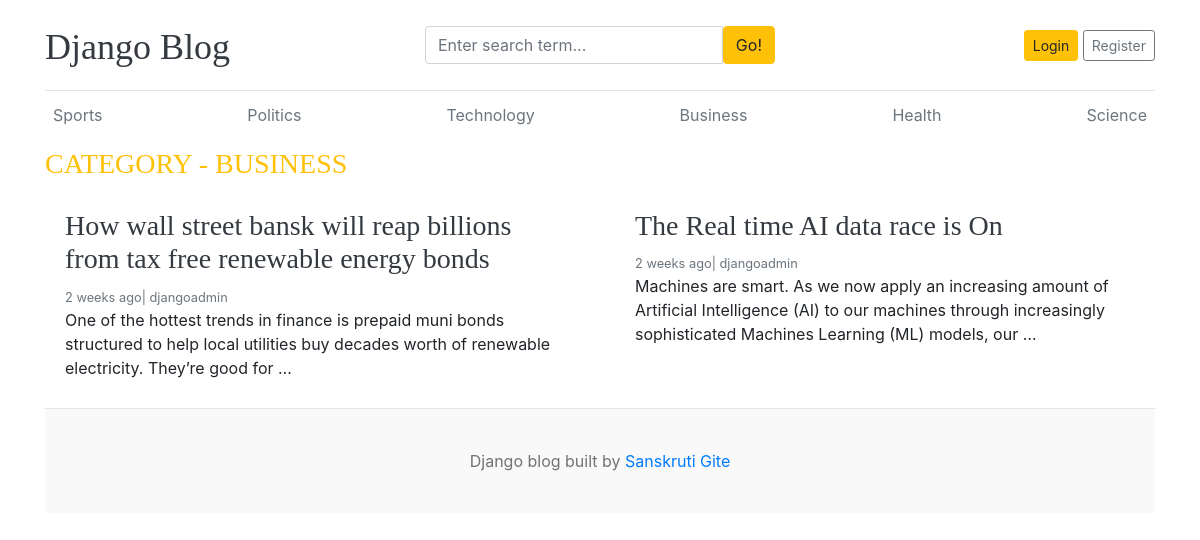
/category/4/, run on an earlier commit of the app's database.
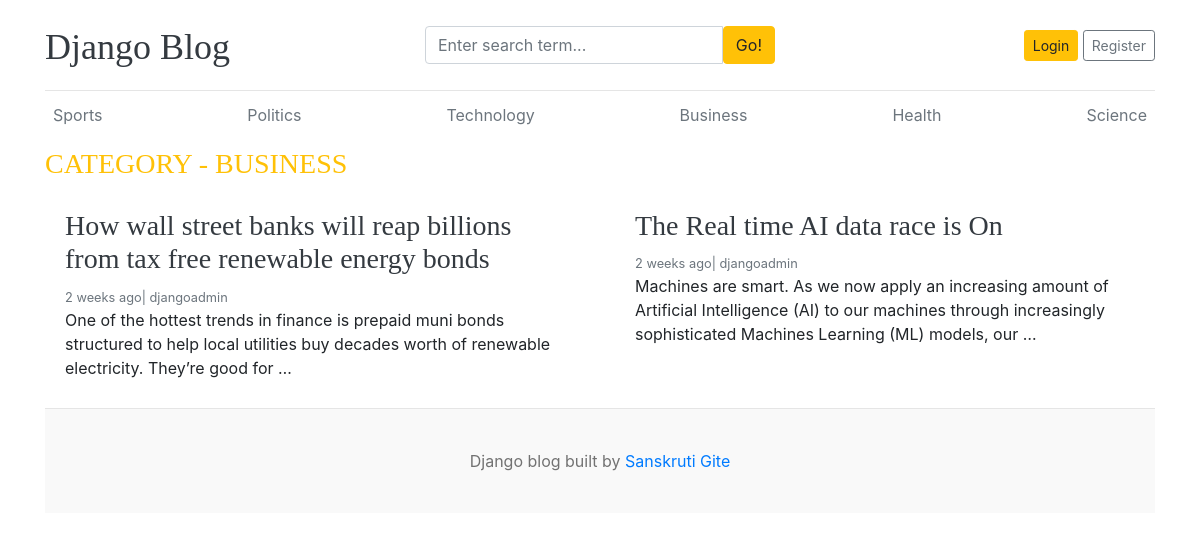
And on a later commit of the database.
### blogs/models.py (models this page shows, shortened)
class Blog(models.Model):
    title=models.CharField(max_length=100)
    slug=models.SlugField(max_length=150,unique=True,blank=True)
    category=models.ForeignKey(Category, on_delete=models.CASCADE)
    author=models.ForeignKey(User,on_delete=models.CASCADE)
    featured_image=models.ImageField(upload_to='uploads/%Y/%m/%d')
    short_description=models.TextField(max_length=500)
    blog_body=models.TextField(max_length=2000)
    status=models.CharField(max_length=20,choices=STATUS_CHOICES,default="Draft")
    is_featured=models.BooleanField(default=False)
    created_at=models.DateTimeField(auto_now_add=True)
    updated_at=models.DateTimeField(auto_now=True)

### blogs/views.py (the view)
# urls.py: path('<int:category_id>/',views.posts_by_category,name='posts_by_category')
def posts_by_category(request,category_id):
    posts=Blog.objects.filter(status='Published',category_id = category_id)
    category=get_object_or_404(Category,id=category_id)   #this basically shows page not found to user and with this we r using 404.html file
    context={
        'posts':posts,
        'category':category,
    }
    return render(request,'posts_by_category.html',context)

### blogs/context_processors.py (called while the page is built)
def get_categories(request):
    categories=Category.objects.all()
    return dict(categories=categories)

def get_social_links(request):
    social_links =SocialLink.objects.all()
    return dict(social_links=social_links)

### blogs/models.py (called while the page is built)
    def __str__(self):
        return self.category_name

### templates/posts_by_category.html
{% extends 'base.html'%}
{% block content %}
    <h3 class="text-uppercase text-warning" style="letter_spacing: 2px;">Category - {{category}}</h3>
    <div class="row mb-2">
        {% if posts%}
        {% for post in posts %}
            <div class="col-md-6">
            <div class="card border-0" >
                <div class="card-body">
                <h3><a href="{% url 'blogs' post.slug%}" class='text-dark'>{{post.title}}</a></h3>
                <small class="mb-1 text-muted">{{post.created_at| timesince}} ago| {{post.author}}</small>
                <p class="card-text">{{post.short_description|truncatewords:25}}</p>
                </div>
            </div>
            </div>
        {% endfor %}
        {% else %}
        <p>No posts found</p>
        {% endif %}
    </div>
{%endblock%}

What changed in the data, as far as the page shows it:
changed Blog: title "How wall street bansk will reap billions from tax free renewable energy bonds" → "How wall street banks will reap billions from tax free renewable energy bonds"
